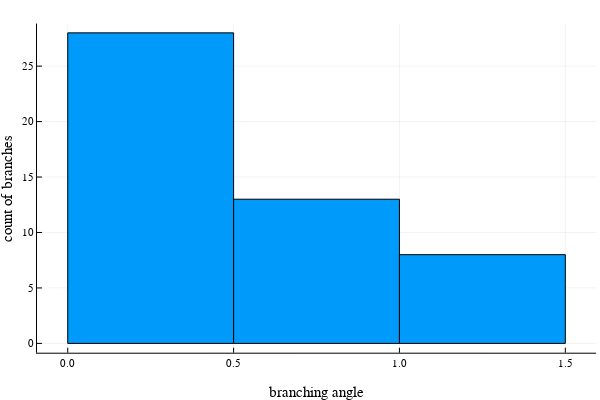

This figure's notebook cell:
### Code cell
branchingAngleList = map( i -> Neurons.get_branching_angle(neuron, i), 1:length(segmentList) )
p = histogram(branchingAngleList, leg=false)
xlabel!(p, "branching angle")
ylabel!(p, "count of branches")

### Figure 1 — Plotly figure (JSON) as saved in the notebook; plotly's stock layout.template omitted (floating-point values rounded to 4 significant figures)
{"data": [{"fill": "tozeroy", "fillcolor": "rgba(0, 154, 250, 1.000)", "hoverinfo": "none", "legendgroup": "y1", "line": {"color": "rgba(0, 0, 0, 1.000)", "dash": "solid", "width": 1}, "mode": "lines", "name": "y1", "showlegend": true, "type": "scatter", "x": [0, 0, 0.5, 0.5, 0, 0], "xaxis": "x1", "y": [28, 0, 0, 28, 28, 28], "yaxis": "y1"}, {"fill": "tozeroy", "fillcolor": "rgba(0, 154, 250, 1.000)", "hoverinfo": "none", "legendgroup": "y1", "line": {"color": "rgba(0, 0, 0, 1.000)", "dash": "solid", "width": 1}, "mode": "lines", "name": "y1", "showlegend": false, "type": "scatter", "x": [0.5, 0.5, 1, 1, 0.5, 0.5], "xaxis": "x1", "y": [13, 0, 0, 13, 13, 13], "yaxis": "y1"}, {"fill": "tozeroy", "fillcolor": "rgba(0, 154, 250, 1.000)", "hoverinfo": "none", "legendgroup": "y1", "line": {"color": "rgba(0, 0, 0, 1.000)", "dash": "solid", "width": 1}, "mode": "lines", "name": "y1", "showlegend": false, "type": "scatter", "x": [1, 1, 1.5, 1.5, 1, 1], "xaxis": "x1", "y": [8, 0, 0, 8, 8, 8], "yaxis": "y1"}], "layout": {"annotations": [], "height": 400, "margin": {"b": 20, "l": 0, "r": 0, "t": 20}, "paper_bgcolor": "rgba(255, 255, 255, 1.000)", "plot_bgcolor": "rgba(255, 255, 255, 1.000)", "showlegend": false, "width": 600, "xaxis": {"anchor": "y1", "domain": [0.06165, 0.9934], "gridcolor": "rgba(0, 0, 0, 0.100)", "gridwidth": 0.5, "linecolor": "rgba(0, 0, 0, 1.000)", "mirror": false, "range": [-0.0927, 1.593], "showgrid": true, "showline": true, "showticklabels": true, "tickangle": 0, "tickcolor": "rgb(0, 0, 0)", "tickfont": {"color": "rgba(0, 0, 0, 1.000)", "family": "sans-serif", "size": 11}, "tickmode": "array", "ticks": "inside", "ticktext": ["0.0", "0.5", "1.0", "1.5"], "tickvals": [0, 0.5, 1, 1.5], "title": "branching angle", "titlefont": {"color": "rgba(0, 0, 0, 1.000)", "family": "sans-serif", "size": 15}, "type": "-", "visible": true, "zeroline": false, "zerolinecolor": "rgba(0, 0, 0, 1.000)"}, "yaxis": {"anchor": "x1", "domain": [0.07581, 0.9902], "gridcolor": "rgba(0, 0, 0, 0.100)", "gridwidth": 0.5, "linecolor": "rgba(0, 0, 0, 1.000)", "mirror": false, "range": [-0.84, 28.84], "showgrid": true, "showline": true, "showticklabels": true, "tickangle": 0, "tickcolor": "rgb(0, 0, 0)", "tickfont": {"color": "rgba(0, 0, 0, 1.000)", "family": "sans-serif", "size": 11}, "tickmode": "array", "ticks": "inside", "ticktext": ["0", "5", "10", "15", "20", "25"], "tickvals": [0, 5, 10, 15, 20, 25], "title": "count of branches", "titlefont": {"color": "rgba(0, 0, 0, 1.000)", "family": "sans-serif", "size": 15}, "type": "-", "visible": true, "zeroline": false, "zerolinecolor": "rgba(0, 0, 0, 1.000)"}}}
